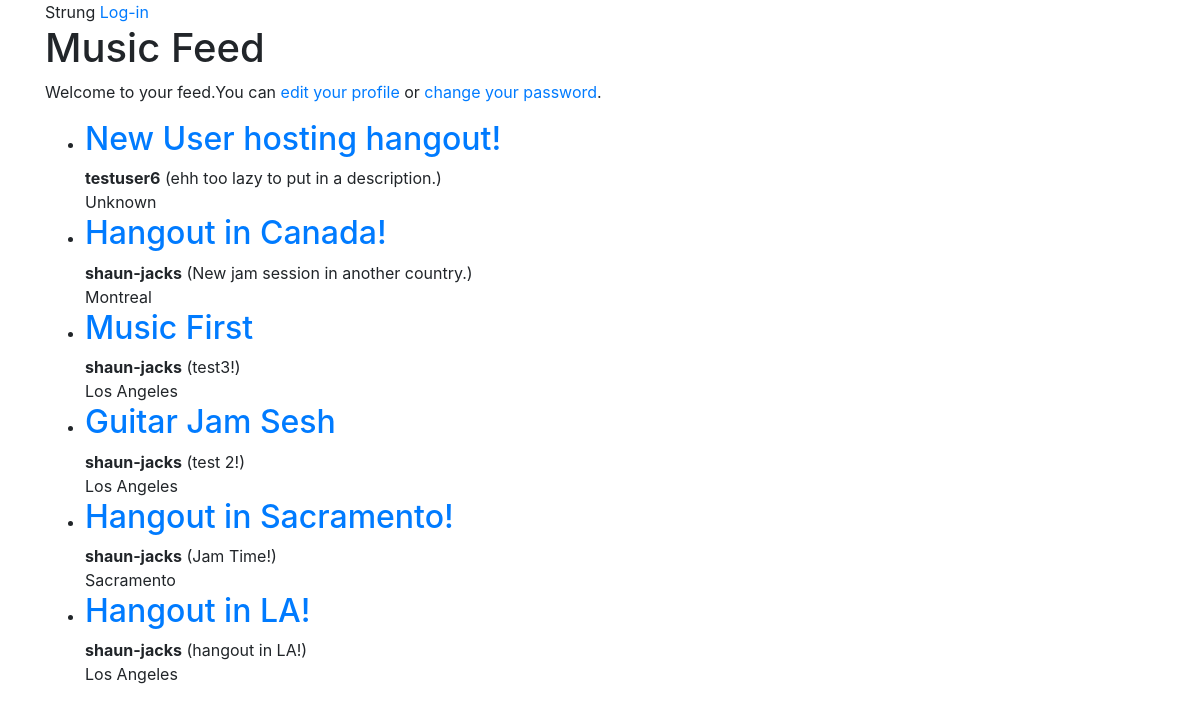
The page / on the database its author committed.
### hangouts/models.py (models this page shows, shortened)
class Hangout(models.Model):
  author = models.ForeignKey(settings.AUTH_USER_MODEL, \
    on_delete = models.CASCADE)
  title = models.CharField(max_length=30, blank=True, null=True)
  members = models.ManyToManyField(Profile)
  description = models.TextField(blank=True, null=True)
  location = models.CharField(max_length=100)
  created_on = models.DateTimeField(auto_now_add=True)
  updated = models.DateTimeField(auto_now_add=True)
  date_of_event = models.DateTimeField()

### hangouts/views.py (the view)
# urls.py: path('', hangout_views.HangoutListView.as_view(), name='music_feed'),
class HangoutListView(ListView):
  model = Hangout
  ordering = ['-created_on']
  template_name = 'strung/music_feed.html'

### strung/templates/strung/music_feed.html (shortened to what this page needs)
{% extends "strung/base.html" %}
{% block content %}
  <h1>Music Feed</h1>
  <p>Welcome to your feed.You can <a href="{% url "edit" %}">edit your profile</a> or <a href="{% url "password_change" %}">change your password</a>.</p>
{% if hangout_list %}
  <ul>
    {% for hangout in hangout_list %}
      <li>
        <h2>
            <a href="{% url 'hangout_detail' hangout.id %}">{{ hangout.title }}</a>
        </h2>
        <b>{{ hangout.author.username }}</b>
        ({{ hangout.description}})
        <br>
        {{ hangout.location }}
      </li>
    {% endfor %}
  </ul>
  {% else %}
    <p>There are no hangouts.</p>
{% endif %}
{% endblock content %}

### strung/templates/strung/base.html (shortened to what this page needs)
<!DOCTYPE html>
<html>
<head>
  <link rel="stylesheet" href="https://stackpath.bootstrapcdn.com/bootstrap/4.3.1/css/bootstrap.min.css">
</head>
<div id ="header" class="container">
  <span class="logo">Strung</span>
  <span class="user">
    {% if request.user.is_authenticated %}
      Hello {{ request.user.first_name }},
      <a href="{% url 'logout' %}">Logout</a>
    {% else %}
      <a href="{% url 'login' %}">Log-in</a>
    {% endif %}
  </span>
</div>
<body>
  <div class="container">
      {% block content %} {% endblock %}
  </div>
</body>
</html>

### rows shown on the page
Hangout: title "New User hosting hangout!", author.username "testuser6", description "ehh too lazy to put in a description.", location "Unknown"
Hangout: title "Hangout in Canada!", author.username "shaun-jacks", description "New jam session in another country.", location "Montreal"
Hangout: title "Music First", author.username "shaun-jacks", description "test3!", location "Los Angeles"
Hangout: title "Guitar Jam Sesh", author.username "shaun-jacks", description "test 2!", location "Los Angeles"
Hangout: title "Hangout in Sacramento!", author.username "shaun-jacks", description "Jam Time!", location "Sacramento"
Hangout: title "Hangout in LA!", author.username "shaun-jacks", description "hangout in LA!", location "Los Angeles"
